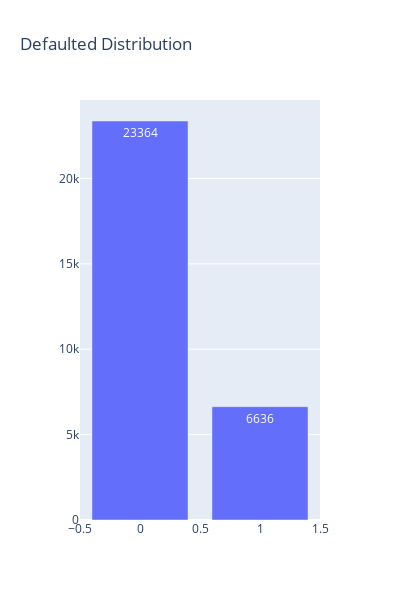

The notebook cell saved with this chart:
### Code cell
trace = go.Bar(x=temp.index,
               y= temp.values,
               text = temp.values,
               textposition = 'inside',
               name = 'Defaulted')
data = [trace]
layout = go.Layout(
    autosize=False,
    width=400,
    height=600,
    title = "Defaulted Distribution"
)

fig = go.Figure(data=data, layout=layout)
iplot(fig)

### Figure 1 — Plotly figure (JSON) as saved in the notebook; plotly's stock layout.template omitted (floating-point values rounded to 4 significant figures)
{"data": [{"name": "Defaulted", "text": [23364, 6636], "textposition": "inside", "type": "bar", "x": [0, 1], "y": [23364, 6636]}], "layout": {"autosize": false, "height": 600, "title": {"text": "Defaulted Distribution"}, "width": 400}}
